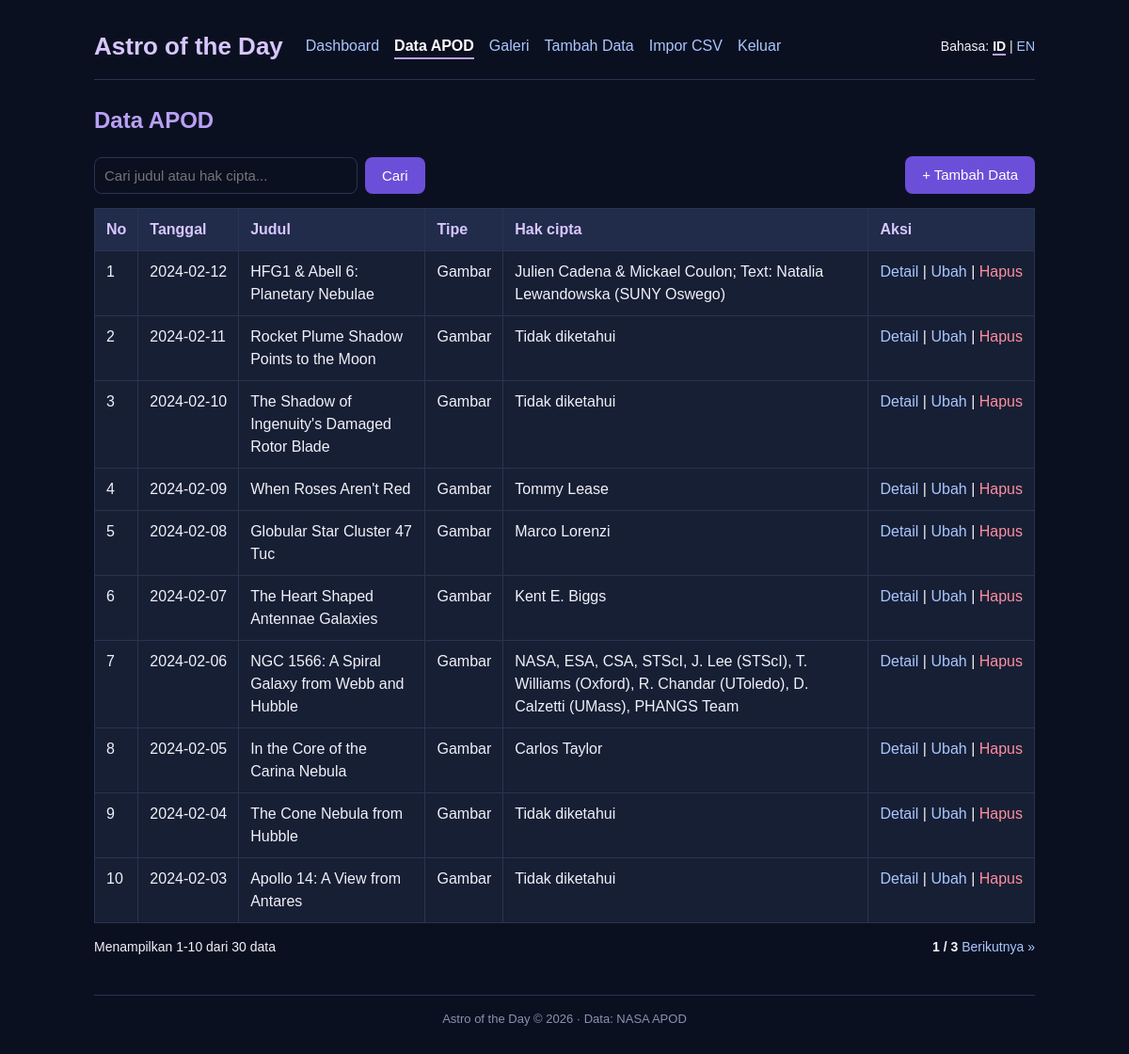
The app's page /data.php (signed in) with its own data.
### tables this page shows
CREATE TABLE apod (
  id INT UNSIGNED NOT NULL AUTO_INCREMENT,
  date DATE NOT NULL,
  title VARCHAR(255) NOT NULL,
  explanation TEXT NOT NULL,
  copyright VARCHAR(255) NOT NULL DEFAULT '',
  media_type VARCHAR(20) NOT NULL DEFAULT 'image',
  image_url VARCHAR(500) NOT NULL DEFAULT '',
  hdurl VARCHAR(500) NOT NULL DEFAULT '',
  created_at TIMESTAMP NOT NULL DEFAULT CURRENT_TIMESTAMP,
  PRIMARY KEY (id),
  UNIQUE KEY uq_apod_date (date)
);

### astrooftheday/includes/helpers.php (called while the page is built, shortened)
<?php
function e($nilai)
{
    return htmlspecialchars((string)$nilai, ENT_QUOTES, "UTF-8");
}
function bersihkan_teks($nilai)
{
    $nilai = strip_tags((string)$nilai);
    $nilai = preg_replace('/\s+/u', " ", $nilai);
    return trim($nilai);
}
function ambil_id($nilai)
{
    $id = filter_var($nilai, FILTER_VALIDATE_INT, [
        "options" => ["min_range" => 1]
    ]);
    return $id === false ? null : $id;
}
?>

### astrooftheday/includes/languange.php (called while the page is built, shortened)
<?php
function t($key, ...$args)
{
    global $kamus;
    $lang = $_SESSION["lang"];
    $teks = $kamus[$lang][$key] ?? $kamus["en"][$key] ?? $key;
    if (count($args) > 0) {
        return vsprintf($teks, $args);
    }
    return $teks;
}
?>

### data.php (the view, shortened to what this page needs)
<?php
require_once __DIR__ . "/astrooftheday/includes/languange.php";
require_once __DIR__ . "/astrooftheday/includes/helpers.php";
require_once __DIR__ . "/astrooftheday/config/db.php";
$per_halaman = 10;
$cari = bersihkan_teks($_GET["q"] ?? "");
$halaman = ambil_id($_GET["page"] ?? 1) ?? 1;
$pola = "%" . addcslashes($cari, "%_\\") . "%";
$stmt = $conn->prepare(
    "SELECT COUNT(*) FROM apod WHERE title LIKE ? OR copyright LIKE ?"
);
$stmt->bind_param("ss", $pola, $pola);
$stmt->execute();
$stmt->bind_result($total);
$total_halaman = max(1, (int)ceil($total / $per_halaman));
$offset = ($halaman - 1) * $per_halaman;
$stmt = $conn->prepare(
    "SELECT id, date, title, copyright, media_type
     FROM apod
     WHERE title LIKE ? OR copyright LIKE ?
     ORDER BY date DESC
     LIMIT ? OFFSET ?"
);
$stmt->bind_param("ssii", $pola, $pola, $per_halaman, $offset);
$stmt->execute();
$result = $stmt->get_result();
function link_halaman($nomor, $cari)
{
    $param = ["page" => $nomor];
    return "data.php?" . http_build_query($param);
}
require __DIR__ . "/astrooftheday/includes/header.php";
?>
<h2><?php echo e(t("data_title")); ?></h2>
<div class="toolbar">
    <form method="GET" class="search">
        <input type="text" name="q" value="<?php echo e($cari); ?>"
               placeholder="<?php echo e(t("search_placeholder")); ?>">
        <button type="submit" class="btn"><?php echo e(t("search_btn")); ?></button>
    </form>
    <a href="add.php" class="btn">+ <?php echo e(t("nav_add")); ?></a>
</div>
<?php if ($result->num_rows > 0) { ?>
    <div class="table-wrap">
    <table class="table">
        <thead>
            <tr>
                <th><?php echo e(t("col_no")); ?></th>
                <th><?php echo e(t("col_date")); ?></th>
                <th><?php echo e(t("col_title")); ?></th>
                <th><?php echo e(t("col_type")); ?></th>
                <th><?php echo e(t("col_copyright")); ?></th>
                <th><?php echo e(t("col_action")); ?></th>
            </tr>
        </thead>
        <tbody>
            <?php $nomor = $offset + 1; ?>
            <?php while ($row = $result->fetch_assoc()) { ?>
                <tr>
                    <td><?php echo $nomor++; ?></td>
                    <td class="nowrap"><?php echo e($row["date"]); ?></td>
                    <td><?php echo e($row["title"]); ?></td>
                    <td><?php echo e($row["media_type"] == "video" ? t("opt_video") : t("opt_image")); ?></td>
                    <td><?php echo e($row["copyright"] !== "" ? $row["copyright"] : t("unknown")); ?></td>
                    <td class="nowrap">
                        <a href="detail.php?id=<?php echo (int)$row["id"]; ?>"><?php echo e(t("act_detail")); ?></a> |
                        <a href="edit.php?id=<?php echo (int)$row["id"]; ?>"><?php echo e(t("act_edit")); ?></a> |
                        <form method="POST" action="delete.php" class="inline"
                              onsubmit="return confirm(<?php echo e(json_encode(t("confirm_delete"))); ?>);">
                            <button type="submit" class="link-danger"><?php echo e(t("act_delete")); ?></button>
                        </form>
                    </td>
                </tr>
            <?php } ?>
        </tbody>
    </table>
    </div>
    <div class="pagination">
        <span>
            <?php echo e(t("showing", $offset + 1, min($offset + $per_halaman, $total), $total)); ?>
        </span>
        <span>
            <strong><?php echo $halaman; ?> / <?php echo $total_halaman; ?></strong>
            <?php if ($halaman < $total_halaman) { ?>
                <a href="<?php echo e(link_halaman($halaman + 1, $cari)); ?>"><?php echo e(t("next")); ?> &raquo;</a>
            <?php } ?>
        </span>
    </div>
<?php } else { ?>
    <p><?php echo e(t("no_results")); ?></p>
<?php } ?>
<?php
require __DIR__ . "/astrooftheday/includes/footer.php";
?>

### astrooftheday/includes/header.php (shortened to what this page needs)
<?php
require_once __DIR__ . "/languange.php";
require_once __DIR__ . "/helpers.php";
$sudah_login = isset($_SESSION["user_id"]);
$halaman_ini = basename($_SERVER["SCRIPT_NAME"]);
$menu_navigasi = [
    "dashboard.php" => "nav_dashboard",
    "data.php"      => "nav_data",
    "gallery.php"   => "nav_gallery",
    "add.php"       => "nav_add",
    "import.php"    => "nav_import",
];
?>
<!DOCTYPE html>
<html lang="<?php echo e($_SESSION["lang"]); ?>">
<head>
    <link rel="stylesheet" href="astrooftheday/assets/css/style.css">
</head>
<body>
<div class="container">
    <header class="topbar">
        <h1 class="brand">Astro of the Day</h1>
        <?php if ($sudah_login) { ?>
        <nav class="nav">
            <?php foreach ($menu_navigasi as $file => $kunci) { ?>
                <a href="<?php echo e($file); ?>"
                   class="<?php echo $halaman_ini == $file ? "active" : ""; ?>">
                    <?php echo e(t($kunci)); ?>
                </a>
            <?php } ?>
            <a href="logout.php"><?php echo e(t("nav_logout")); ?></a>
        </nav>
        <?php } ?>
        <div class="lang">
            <?php echo e(t("lang_label")); ?>:
            <a href="languange.php?lang=id"
               class="<?php echo $_SESSION["lang"] == "id" ? "active" : ""; ?>">ID</a>
            |
            <a href="languange.php?lang=en"
               class="<?php echo $_SESSION["lang"] == "en" ? "active" : ""; ?>">EN</a>
        </div>
    </header>
    <main>

### astrooftheday/includes/footer.php
    </main>
    <footer class="footer">
        Astro of the Day &copy; <?php echo date("Y"); ?> &middot; Data: NASA APOD
    </footer>
</div>
</body>
</html>

### astrooftheday/assets/css/style.css (style rules this page uses)
* { box-sizing: border-box; }
body { font-family: Arial, sans-serif; background-color: #0b1020; color: #f1f1f7; margin: 0; padding: 30px; line-height: 1.5; }
.container { max-width: 1000px; margin: 0 auto; }
h1 { color: #d8c7ff; font-size: 32px; margin: 0; }
h2 { color: #b9a0f5; }
a { color: #a9c7ff; text-decoration: none; }
.topbar { display: flex; flex-wrap: wrap; align-items: center; gap: 12px 24px; padding-bottom: 15px; border-bottom: 1px solid #293452; margin-bottom: 25px; }
.brand { font-size: 26px; }
.nav { display: flex; flex-wrap: wrap; gap: 6px 16px; flex: 1; }
.nav a.active, .lang a.active { color: #ffffff; font-weight: bold; border-bottom: 2px solid #b9a0f5; }
.lang { font-size: 14px; margin-left: auto; }
.form input[type="text"], .form input[type="password"], .form input[type="date"], .form input[type="url"], .form input[type="file"], .form select, .form textarea, .search input[type="text"] { width: 100%; padding: 10px; background-color: #0b1020; color: #f1f1f7; border: 1px solid #293452; border-radius: 8px; font-family: inherit; font-size: 15px; }
.search input[type="text"] { width: 280px; max-width: 100%; }
.btn { display: inline-block; padding: 9px 18px; background-color: #6c4fd8; color: #ffffff; border: 0; border-radius: 8px; cursor: pointer; font-size: 15px; font-family: inherit; }
.link-danger { background: none; border: 0; padding: 0; color: #ff8f9d; cursor: pointer; font-size: inherit; font-family: inherit; }
form.inline { display: inline; }
.toolbar { display: flex; flex-wrap: wrap; justify-content: space-between; align-items: center; gap: 10px; margin: 15px 0; }
.search { display: flex; gap: 8px; flex-wrap: wrap; }
.table-wrap { overflow-x: auto; }
.table { width: 100%; border-collapse: collapse; background-color: #171f35; }
.table th, .table td { padding: 10px 12px; border: 1px solid #293452; text-align: left; vertical-align: top; }
.table th { background-color: #212b4a; color: #d8c7ff; }
.nowrap { white-space: nowrap; }
.pagination { display: flex; justify-content: space-between; flex-wrap: wrap; gap: 10px; margin: 15px 0; font-size: 14px; }
.footer { margin-top: 40px; padding-top: 15px; border-top: 1px solid #293452; font-size: 13px; color: #8892b0; text-align: center; }

### records on screen
apod: date "2024-02-12", title "HFG1 & Abell 6: Planetary Nebulae", media_type "Gambar", copyright "Julien Cadena & Mickael Coulon; Text: Natalia Lewandowska (SUNY Oswego)"
apod: date "2024-02-11", title "Rocket Plume Shadow Points to the Moon", media_type "Gambar", copyright "Tidak diketahui"
apod: date "2024-02-10", title "The Shadow of Ingenuity's Damaged Rotor Blade", media_type "Gambar", copyright "Tidak diketahui"
apod: date "2024-02-09", title "When Roses Aren't Red", media_type "Gambar", copyright "Tommy Lease"
apod: date "2024-02-08", title "Globular Star Cluster 47 Tuc", media_type "Gambar", copyright "Marco Lorenzi"
apod: date "2024-02-07", title "The Heart Shaped Antennae Galaxies", media_type "Gambar", copyright "Kent E. Biggs"
apod: date "2024-02-06", title "NGC 1566: A Spiral Galaxy from Webb and Hubble", media_type "Gambar", copyright "NASA, ESA, CSA, STScI, J. Lee (STScI), T. Williams (Oxford), R. Chandar (UToledo), D. Calzetti (UMass), PHANGS Team"
apod: date "2024-02-05", title "In the Core of the Carina Nebula", media_type "Gambar", copyright "Carlos Taylor"
apod: date "2024-02-04", title "The Cone Nebula from Hubble", media_type "Gambar", copyright "Tidak diketahui"
apod: date "2024-02-03", title "Apollo 14: A View from Antares", media_type "Gambar", copyright "Tidak diketahui"

### other values on screen
t($kunci) "Dashboard"
t($kunci) "Data APOD"
t($kunci) "Galeri"
t($kunci) "Tambah Data"
t($kunci) "Impor CSV"
t("nav_logout") "Keluar"
t("lang_label") "Bahasa"
t("data_title") "Data APOD"
t("search_btn") "Cari"
t("nav_add") "Tambah Data"
t("col_no") "No"
t("col_date") "Tanggal"
t("col_title") "Judul"
t("col_type") "Tipe"
t("col_copyright") "Hak cipta"
